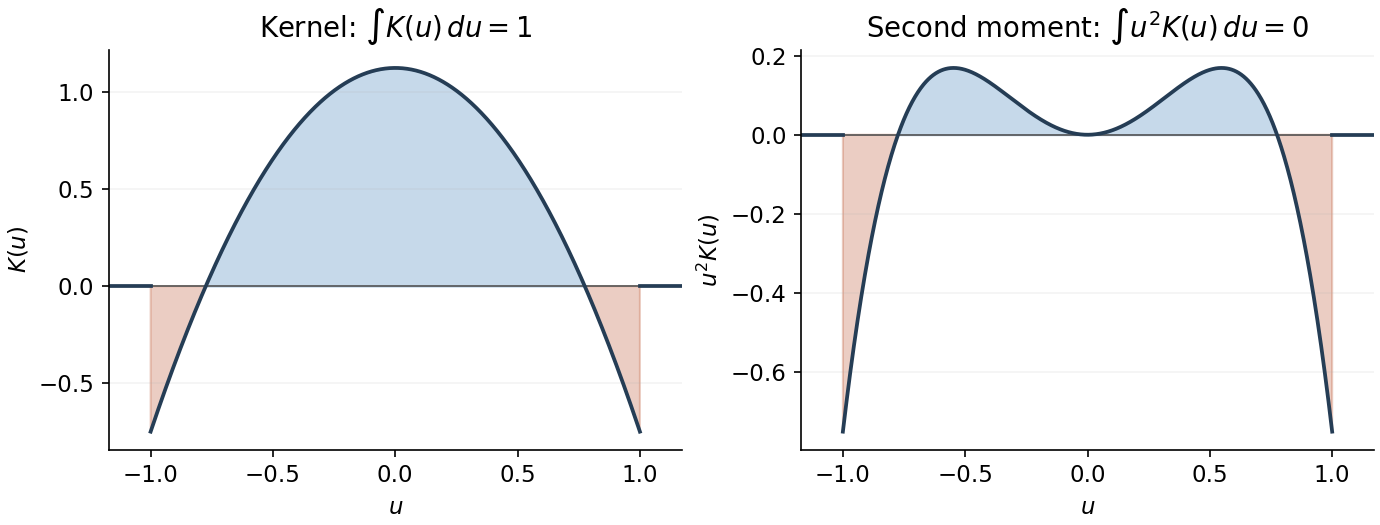

Here is the Python script that generated this plot:
"""Plot the signed Legendre kernel; Python 3.14, root NumPy/Matplotlib deps.

Write paper-31-moment-cancellation.png to the caller's current directory.
"""
from pathlib import Path

import matplotlib
matplotlib.use('Agg')
import matplotlib.pyplot as plt
import numpy as np


def main():
    u = np.linspace(-1, 1, 1201)
    kernel = (9 - 15 * u**2) / 8
    plt.rcParams.update({'font.size': 11, 'axes.spines.top': False,
                         'axes.spines.right': False, 'figure.facecolor': 'white',
                         'axes.facecolor': 'white', 'savefig.facecolor': 'white'})
    fig, axes = plt.subplots(1, 2, figsize=(9.2, 3.5), constrained_layout=True)
    for ax, values, title in zip(
        axes, [kernel, u**2 * kernel],
        [r'Kernel: $\int K(u)\,du=1$',
         r'Second moment: $\int u^2K(u)\,du=0$'],
    ):
        ax.axhline(0, color='#555555', linewidth=0.8)
        ax.fill_between(u, 0, values, where=values >= 0, color='#3577b7', alpha=0.28)
        ax.fill_between(u, 0, values, where=values <= 0, color='#bf5c39', alpha=0.3)
        ax.plot(u, values, color='#253d55', linewidth=1.8)
        ax.plot([-1.17, -1], [0, 0], color='#253d55', linewidth=1.8)
        ax.plot([1, 1.17], [0, 0], color='#253d55', linewidth=1.8)
        ax.set(xlabel='$u$', title=title, xlim=(-1.17, 1.17))
        ax.set_xticks([-1, -0.5, 0, 0.5, 1])
        ax.grid(axis='y', alpha=0.15)
    axes[0].set_ylabel('$K(u)$')
    axes[1].set_ylabel('$u^2K(u)$')
    fig.savefig(Path('paper-31-moment-cancellation.png'), dpi=150, transparent=False)
    plt.close(fig)


if __name__ == '__main__':
    main()
